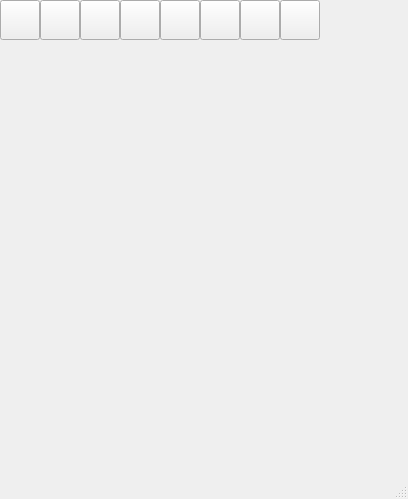
<?xml version="1.0" encoding="UTF-8"?>
<ui version="4.0">
 <class>MainWindow</class>
 <widget class="QMainWindow" name="MainWindow">
  <property name="geometry">
   <rect>
    <x>0</x>
    <y>0</y>
    <width>408</width>
    <height>499</height>
   </rect>
  </property>
  <property name="windowTitle">
   <string>MainWindow</string>
  </property>
  <widget class="QWidget" name="centralwidget">
   <widget class="QPushButton" name="pb">
    <property name="geometry">
     <rect>
      <x>0</x>
      <y>0</y>
      <width>40</width>
      <height>40</height>
     </rect>
    </property>
    <property name="text">
     <string/>
    </property>
    <property name="icon">
     <iconset>
      <normaloff>0.png</normaloff>0.png</iconset>
    </property>
    <property name="iconSize">
     <size>
      <width>40</width>
      <height>40</height>
     </size>
    </property>
   </widget>
   <widget class="QPushButton" name="pb_2">
    <property name="geometry">
     <rect>
      <x>40</x>
      <y>0</y>
      <width>40</width>
      <height>40</height>
     </rect>
    </property>
    <property name="text">
     <string/>
    </property>
    <property name="icon">
     <iconset>
      <normaloff>0.png</normaloff>0.png</iconset>
    </property>
    <property name="iconSize">
     <size>
      <width>40</width>
      <height>40</height>
     </size>
    </property>
   </widget>
   <widget class="QPushButton" name="pb_3">
    <property name="geometry">
     <rect>
      <x>120</x>
      <y>0</y>
      <width>40</width>
      <height>40</height>
     </rect>
    </property>
    <property name="text">
     <string/>
    </property>
    <property name="icon">
     <iconset>
      <normaloff>0.png</normaloff>0.png</iconset>
    </property>
    <property name="iconSize">
     <size>
      <width>40</width>
      <height>40</height>
     </size>
    </property>
   </widget>
   <widget class="QPushButton" name="pb_4">
    <property name="geometry">
     <rect>
      <x>80</x>
      <y>0</y>
      <width>40</width>
      <height>40</height>
     </rect>
    </property>
    <property name="text">
     <string/>
    </property>
    <property name="icon">
     <iconset>
      <normaloff>0.png</normaloff>0.png</iconset>
    </property>
    <property name="iconSize">
     <size>
      <width>40</width>
      <height>40</height>
     </size>
    </property>
   </widget>
   <widget class="QPushButton" name="pb_5">
    <property name="geometry">
     <rect>
      <x>160</x>
      <y>0</y>
      <width>40</width>
      <height>40</height>
     </rect>
    </property>
    <property name="text">
     <string/>
    </property>
    <property name="icon">
     <iconset>
      <normaloff>0.png</normaloff>0.png</iconset>
    </property>
    <property name="iconSize">
     <size>
      <width>40</width>
      <height>40</height>
     </size>
    </property>
   </widget>
   <widget class="QPushButton" name="pb_6">
    <property name="geometry">
     <rect>
      <x>200</x>
      <y>0</y>
      <width>40</width>
      <height>40</height>
     </rect>
    </property>
    <property name="text">
     <string/>
    </property>
    <property name="icon">
     <iconset>
      <normaloff>0.png</normaloff>0.png</iconset>
    </property>
    <property name="iconSize">
     <size>
      <width>40</width>
      <height>40</height>
     </size>
    </property>
   </widget>
   <widget class="QPushButton" name="pb_7">
    <property name="geometry">
     <rect>
      <x>240</x>
      <y>0</y>
      <width>40</width>
      <height>40</height>
     </rect>
    </property>
    <property name="text">
     <string/>
    </property>
    <property name="icon">
     <iconset>
      <normaloff>0.png</normaloff>0.png</iconset>
    </property>
    <property name="iconSize">
     <size>
      <width>40</width>
      <height>40</height>
     </size>
    </property>
   </widget>
   <widget class="QPushButton" name="pb_8">
    <property name="geometry">
     <rect>
      <x>280</x>
      <y>0</y>
      <width>40</width>
      <height>40</height>
     </rect>
    </property>
    <property name="text">
     <string/>
    </property>
    <property name="icon">
     <iconset>
      <normaloff>0.png</normaloff>0.png</iconset>
    </property>
    <property name="iconSize">
     <size>
      <width>40</width>
      <height>40</height>
     </size>
    </property>
   </widget>
  </widget>
  <widget class="QMenuBar" name="menubar">
   <property name="geometry">
    <rect>
     <x>0</x>
     <y>0</y>
     <width>408</width>
     <height>21</height>
    </rect>
   </property>
  </widget>
  <widget class="QStatusBar" name="statusbar"/>
 </widget>
 <resources/>
 <connections/>
</ui>
